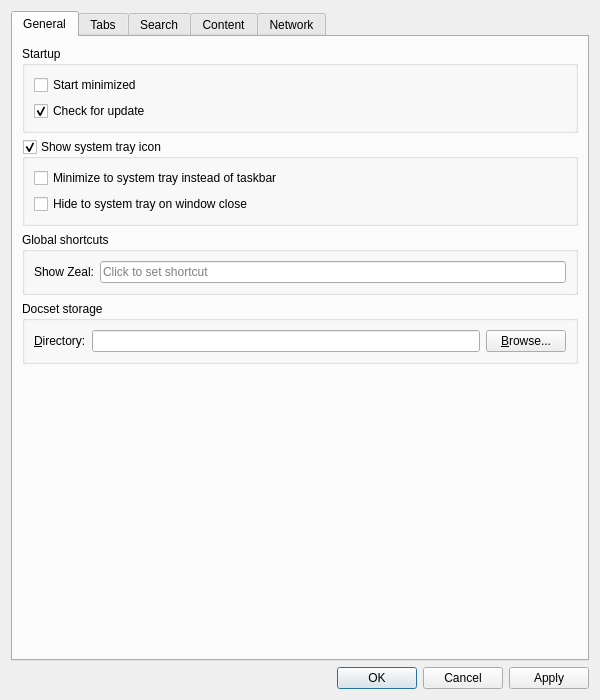
<?xml version="1.0" encoding="UTF-8"?>
<ui version="4.0">
 <class>Zeal::WidgetUi::SettingsDialog</class>
 <widget class="QDialog" name="Zeal::WidgetUi::SettingsDialog">
  <property name="windowModality">
   <enum>Qt::ApplicationModal</enum>
  </property>
  <property name="geometry">
   <rect>
    <x>0</x>
    <y>0</y>
    <width>600</width>
    <height>700</height>
   </rect>
  </property>
  <property name="windowTitle">
   <string>Preferences</string>
  </property>
  <layout class="QVBoxLayout" name="verticalLayout">
   <item>
    <widget class="QTabWidget" name="tabWidget">
     <property name="currentIndex">
      <number>0</number>
     </property>
     <widget class="QWidget" name="generalTab">
      <attribute name="title">
       <string>General</string>
      </attribute>
      <layout class="QVBoxLayout" name="verticalLayout_7">
       <item>
        <widget class="QGroupBox" name="groupBox_3">
         <property name="title">
          <string>Startup</string>
         </property>
         <layout class="QVBoxLayout" name="verticalLayout_9">
          <item>
           <widget class="QCheckBox" name="startMinimizedCheckBox">
            <property name="text">
             <string>Start minimized</string>
            </property>
           </widget>
          </item>
          <item>
           <widget class="QCheckBox" name="checkForUpdateCheckBox">
            <property name="text">
             <string>Check for update</string>
            </property>
            <property name="checked">
             <bool>true</bool>
            </property>
           </widget>
          </item>
         </layout>
        </widget>
       </item>
       <item>
        <widget class="QGroupBox" name="systrayGroupBox">
         <property name="title">
          <string>Show system tray icon</string>
         </property>
         <property name="checkable">
          <bool>true</bool>
         </property>
         <layout class="QVBoxLayout" name="verticalLayout_8">
          <item>
           <widget class="QCheckBox" name="minimizeToSystrayCheckBox">
            <property name="text">
             <string>Minimize to system tray instead of taskbar</string>
            </property>
           </widget>
          </item>
          <item>
           <widget class="QCheckBox" name="hideToSystrayCheckBox">
            <property name="text">
             <string>Hide to system tray on window close</string>
            </property>
           </widget>
          </item>
         </layout>
        </widget>
       </item>
       <item>
        <widget class="QGroupBox" name="globalHotKeyGroupBox">
         <property name="title">
          <string>Global shortcuts</string>
         </property>
         <layout class="QFormLayout" name="formLayout_2">
          <property name="fieldGrowthPolicy">
           <enum>QFormLayout::AllNonFixedFieldsGrow</enum>
          </property>
          <item row="0" column="0">
           <widget class="QLabel" name="label_9">
            <property name="text">
             <string>Show Zeal:</string>
            </property>
           </widget>
          </item>
          <item row="0" column="1">
           <widget class="ShortcutEdit" name="toolButton">
            <property name="placeholderText">
             <string>Click to set shortcut</string>
            </property>
            <property name="clearButtonEnabled">
             <bool>true</bool>
            </property>
           </widget>
          </item>
         </layout>
        </widget>
       </item>
       <item>
        <widget class="QGroupBox" name="groupBox_4">
         <property name="title">
          <string>Docset storage</string>
         </property>
         <layout class="QFormLayout" name="formLayout_3">
          <property name="fieldGrowthPolicy">
           <enum>QFormLayout::AllNonFixedFieldsGrow</enum>
          </property>
          <item row="0" column="0">
           <widget class="QLabel" name="label_5">
            <property name="text">
             <string>&amp;Directory:</string>
            </property>
            <property name="buddy">
             <cstring>docsetStorageEdit</cstring>
            </property>
           </widget>
          </item>
          <item row="0" column="1">
           <layout class="QHBoxLayout" name="horizontalLayout_2">
            <item>
             <widget class="QLineEdit" name="docsetStorageEdit">
              <property name="clearButtonEnabled">
               <bool>true</bool>
              </property>
             </widget>
            </item>
            <item>
             <widget class="QPushButton" name="docsetStorageBrowseButton">
              <property name="text">
               <string>&amp;Browse...</string>
              </property>
             </widget>
            </item>
           </layout>
          </item>
         </layout>
        </widget>
       </item>
       <item>
        <spacer name="verticalSpacer">
         <property name="orientation">
          <enum>Qt::Vertical</enum>
         </property>
         <property name="sizeHint" stdset="0">
          <size>
           <width>20</width>
           <height>40</height>
          </size>
         </property>
        </spacer>
       </item>
      </layout>
     </widget>
     <widget class="QWidget" name="tabsTab">
      <attribute name="title">
       <string>Tabs</string>
      </attribute>
      <layout class="QVBoxLayout" name="verticalLayout_6">
       <item>
        <widget class="QGroupBox" name="groupBox_6">
         <property name="title">
          <string>Behavior</string>
         </property>
         <layout class="QVBoxLayout" name="verticalLayout_12">
          <item>
           <widget class="QCheckBox" name="openNewTabAfterActive">
            <property name="text">
             <string>Open new tab after active</string>
            </property>
           </widget>
          </item>
         </layout>
        </widget>
       </item>
       <item>
        <spacer name="verticalSpacer_5">
         <property name="orientation">
          <enum>Qt::Vertical</enum>
         </property>
         <property name="sizeHint" stdset="0">
          <size>
           <width>20</width>
           <height>40</height>
          </size>
         </property>
        </spacer>
       </item>
      </layout>
     </widget>
     <widget class="QWidget" name="searchTab">
      <attribute name="title">
       <string>Search</string>
      </attribute>
      <layout class="QVBoxLayout" name="verticalLayout_4">
       <item>
        <widget class="QGroupBox" name="groupBox_5">
         <property name="title">
          <string>Local search</string>
         </property>
         <layout class="QVBoxLayout" name="verticalLayout_11">
          <item>
           <widget class="QCheckBox" name="fuzzySearchCheckBox">
            <property name="text">
             <string>Use fuzzy search (experimental)</string>
            </property>
           </widget>
          </item>
         </layout>
        </widget>
       </item>
       <item>
        <spacer name="verticalSpacer_4">
         <property name="orientation">
          <enum>Qt::Vertical</enum>
         </property>
         <property name="sizeHint" stdset="0">
          <size>
           <width>20</width>
           <height>40</height>
          </size>
         </property>
        </spacer>
       </item>
      </layout>
     </widget>
     <widget class="QWidget" name="contentTab">
      <attribute name="title">
       <string>Content</string>
      </attribute>
      <layout class="QVBoxLayout" name="verticalLayout_3">
       <item>
        <widget class="QGroupBox" name="fontsGroupBox">
         <property name="title">
          <string>Fonts</string>
         </property>
         <layout class="QVBoxLayout" name="verticalLayout_14">
          <item>
           <layout class="QHBoxLayout" name="horizontalLayout_3" stretch="4,0">
            <item>
             <layout class="QFormLayout" name="formLayout">
              <property name="sizeConstraint">
               <enum>QLayout::SetMinimumSize</enum>
              </property>
              <item row="0" column="0">
               <widget class="QLabel" name="label">
                <property name="text">
                 <string>De&amp;fault:</string>
                </property>
                <property name="buddy">
                 <cstring>defaultFontComboBox</cstring>
                </property>
               </widget>
              </item>
              <item row="0" column="1">
               <widget class="QComboBox" name="defaultFontComboBox"/>
              </item>
              <item row="1" column="0">
               <widget class="QLabel" name="label_4">
                <property name="text">
                 <string>&amp;Serif:</string>
                </property>
                <property name="buddy">
                 <cstring>serifFontComboBox</cstring>
                </property>
               </widget>
              </item>
              <item row="1" column="1">
               <widget class="QFontComboBox" name="serifFontComboBox">
                <property name="fontFilters">
                 <set>QFontComboBox::ScalableFonts</set>
                </property>
               </widget>
              </item>
              <item row="2" column="0">
               <widget class="QLabel" name="label_6">
                <property name="text">
                 <string>Sa&amp;ns-serif:</string>
                </property>
                <property name="buddy">
                 <cstring>sansSerifFontComboBox</cstring>
                </property>
               </widget>
              </item>
              <item row="2" column="1">
               <widget class="QFontComboBox" name="sansSerifFontComboBox">
                <property name="fontFilters">
                 <set>QFontComboBox::ScalableFonts</set>
                </property>
               </widget>
              </item>
              <item row="3" column="0">
               <widget class="QLabel" name="label_3">
                <property name="text">
                 <string>&amp;Monospace:</string>
                </property>
                <property name="buddy">
                 <cstring>fixedFontComboBox</cstring>
                </property>
               </widget>
              </item>
              <item row="3" column="1">
               <widget class="QFontComboBox" name="fixedFontComboBox">
                <property name="fontFilters">
                 <set>QFontComboBox::MonospacedFonts|QFontComboBox::ScalableFonts</set>
                </property>
               </widget>
              </item>
             </layout>
            </item>
            <item>
             <layout class="QVBoxLayout" name="verticalLayout_16">
              <item>
               <layout class="QFormLayout" name="formLayout_6">
                <item row="0" column="0">
                 <widget class="QLabel" name="label_7">
                  <property name="text">
                   <string>Si&amp;ze:</string>
                  </property>
                  <property name="buddy">
                   <cstring>fontSizeComboBox</cstring>
                  </property>
                 </widget>
                </item>
                <item row="0" column="1">
                 <widget class="QComboBox" name="fontSizeComboBox"/>
                </item>
               </layout>
              </item>
              <item>
               <spacer name="verticalSpacer_6">
                <property name="orientation">
                 <enum>Qt::Vertical</enum>
                </property>
                <property name="sizeHint" stdset="0">
                 <size>
                  <width>20</width>
                  <height>40</height>
                 </size>
                </property>
               </spacer>
              </item>
              <item>
               <layout class="QFormLayout" name="formLayout_4">
                <item row="0" column="0">
                 <widget class="QLabel" name="label_11">
                  <property name="text">
                   <string>Fixed Siz&amp;e:</string>
                  </property>
                  <property name="buddy">
                   <cstring>fixedFontSizeComboBox</cstring>
                  </property>
                 </widget>
                </item>
                <item row="0" column="1">
                 <widget class="QComboBox" name="fixedFontSizeComboBox"/>
                </item>
               </layout>
              </item>
             </layout>
            </item>
           </layout>
          </item>
          <item>
           <layout class="QHBoxLayout" name="horizontalLayout_5">
            <item>
             <spacer name="horizontalSpacer_2">
              <property name="orientation">
               <enum>Qt::Horizontal</enum>
              </property>
              <property name="sizeHint" stdset="0">
               <size>
                <width>40</width>
                <height>20</height>
               </size>
              </property>
             </spacer>
            </item>
            <item>
             <widget class="QLabel" name="label_2">
              <property name="text">
               <string>Minimum f&amp;ont size:</string>
              </property>
              <property name="buddy">
               <cstring>minFontSizeComboBox</cstring>
              </property>
             </widget>
            </item>
            <item>
             <widget class="QComboBox" name="minFontSizeComboBox"/>
            </item>
           </layout>
          </item>
         </layout>
        </widget>
       </item>
       <item>
        <widget class="QGroupBox" name="styleGroupBox">
         <property name="title">
          <string>Style</string>
         </property>
         <layout class="QFormLayout" name="formLayout_5">
          <item row="1" column="0" colspan="2">
           <widget class="QCheckBox" name="darkModeCheckBox">
            <property name="text">
             <string>&amp;Dark mode</string>
            </property>
           </widget>
          </item>
          <item row="2" column="0" colspan="2">
           <widget class="QCheckBox" name="highlightOnNavigateCheckBox">
            <property name="text">
             <string>&amp;Highlight on navigate</string>
            </property>
           </widget>
          </item>
          <item row="3" column="0" colspan="2">
           <layout class="QHBoxLayout" name="horizontalLayout">
            <item>
             <widget class="QLabel" name="customCssFileLabel">
              <property name="text">
               <string>&amp;Custom CSS file:</string>
              </property>
              <property name="buddy">
               <cstring>customCssFileEdit</cstring>
              </property>
             </widget>
            </item>
            <item>
             <widget class="QLineEdit" name="customCssFileEdit">
              <property name="clearButtonEnabled">
               <bool>true</bool>
              </property>
             </widget>
            </item>
            <item>
             <widget class="QPushButton" name="customCssFileBrowseButton">
              <property name="text">
               <string>Bro&amp;wse...</string>
              </property>
             </widget>
            </item>
           </layout>
          </item>
         </layout>
        </widget>
       </item>
       <item>
        <widget class="QGroupBox" name="groupBox_7">
         <property name="title">
          <string>External Link Behavior</string>
         </property>
         <layout class="QVBoxLayout" name="verticalLayout_13">
          <item>
           <widget class="QRadioButton" name="radioExternalLinkAsk">
            <property name="text">
             <string>&amp;Ask every time</string>
            </property>
            <property name="checked">
             <bool>true</bool>
            </property>
           </widget>
          </item>
          <item>
           <widget class="QRadioButton" name="radioExternalLinkOpenDesktop">
            <property name="text">
             <string>Open in desktop &amp;browser</string>
            </property>
           </widget>
          </item>
          <item>
           <widget class="QRadioButton" name="radioExternalLinkOpen">
            <property name="text">
             <string>O&amp;pen in Zeal</string>
            </property>
           </widget>
          </item>
         </layout>
        </widget>
       </item>
       <item>
        <widget class="QGroupBox" name="groupBox_2">
         <property name="title">
          <string>Other</string>
         </property>
         <layout class="QVBoxLayout" name="verticalLayout_5">
          <item>
           <widget class="QCheckBox" name="useSmoothScrollingCheckBox">
            <property name="text">
             <string>Use smoo&amp;th scrolling</string>
            </property>
           </widget>
          </item>
         </layout>
        </widget>
       </item>
       <item>
        <spacer name="verticalSpacer_3">
         <property name="orientation">
          <enum>Qt::Vertical</enum>
         </property>
         <property name="sizeHint" stdset="0">
          <size>
           <width>20</width>
           <height>40</height>
          </size>
         </property>
        </spacer>
       </item>
      </layout>
     </widget>
     <widget class="QWidget" name="networkTab">
      <attribute name="title">
       <string>Network</string>
      </attribute>
      <layout class="QVBoxLayout" name="verticalLayout_2">
       <item>
        <widget class="QGroupBox" name="groupBox">
         <property name="title">
          <string>Proxy Settings</string>
         </property>
         <layout class="QVBoxLayout" name="verticalLayout_10">
          <item>
           <widget class="QRadioButton" name="noProxySettings">
            <property name="text">
             <string>No prox&amp;y</string>
            </property>
            <property name="checked">
             <bool>false</bool>
            </property>
           </widget>
          </item>
          <item>
           <widget class="QRadioButton" name="systemProxySettings">
            <property name="enabled">
             <bool>true</bool>
            </property>
            <property name="text">
             <string>&amp;Use system proxy settings</string>
            </property>
            <property name="checked">
             <bool>true</bool>
            </property>
           </widget>
          </item>
          <item>
           <widget class="QRadioButton" name="manualProxySettings">
            <property name="text">
             <string>&amp;Manual proxy configuration</string>
            </property>
           </widget>
          </item>
          <item>
           <widget class="QWidget" name="manualProxySettingsGroup" native="true">
            <property name="enabled">
             <bool>false</bool>
            </property>
            <layout class="QFormLayout" name="manualProxyConfigurationLayout">
             <item row="0" column="0">
              <widget class="QLabel" name="proxyHostLabel">
               <property name="text">
                <string>Pro&amp;xy host:</string>
               </property>
               <property name="buddy">
                <cstring>proxyHostEdit</cstring>
               </property>
              </widget>
             </item>
             <item row="1" column="0">
              <widget class="QLabel" name="proxyTypeLabel">
               <property name="text">
                <string>Type:</string>
               </property>
              </widget>
             </item>
             <item row="1" column="1">
              <layout class="QHBoxLayout" name="proxyTypeLayout">
               <item>
                <widget class="QRadioButton" name="proxyTypeHttpRadioButton">
                 <property name="text">
                  <string>&amp;HTTP</string>
                 </property>
                 <property name="checked">
                  <bool>true</bool>
                 </property>
                 <attribute name="buttonGroup">
                  <string notr="true">proxyTypeButtonGroup</string>
                 </attribute>
                </widget>
               </item>
               <item>
                <widget class="QRadioButton" name="proxyTypeSocks5RadioButton">
                 <property name="text">
                  <string>&amp;SOCKS5</string>
                 </property>
                 <attribute name="buttonGroup">
                  <string notr="true">proxyTypeButtonGroup</string>
                 </attribute>
                </widget>
               </item>
               <item>
                <spacer name="horizontalSpacer">
                 <property name="orientation">
                  <enum>Qt::Horizontal</enum>
                 </property>
                 <property name="sizeHint" stdset="0">
                  <size>
                   <width>40</width>
                   <height>20</height>
                  </size>
                 </property>
                </spacer>
               </item>
              </layout>
             </item>
             <item row="0" column="1">
              <layout class="QHBoxLayout" name="proxyHostPortLayout">
               <item>
                <widget class="QLineEdit" name="proxyHostEdit"/>
               </item>
               <item>
                <widget class="QLabel" name="proxyPortLabel">
                 <property name="text">
                  <string>&amp;Port:</string>
                 </property>
                 <property name="buddy">
                  <cstring>proxyPortEdit</cstring>
                 </property>
                </widget>
               </item>
               <item>
                <widget class="QSpinBox" name="proxyPortEdit">
                 <property name="maximum">
                  <number>65535</number>
                 </property>
                </widget>
               </item>
              </layout>
             </item>
             <item row="2" column="0" colspan="2">
              <widget class="QCheckBox" name="proxyRequiresAuthCheckBox">
               <property name="text">
                <string>&amp;Authentication required</string>
               </property>
              </widget>
             </item>
             <item row="3" column="0">
              <widget class="QLabel" name="proxyUsernameLabel">
               <property name="enabled">
                <bool>false</bool>
               </property>
               <property name="text">
                <string>User&amp;name:</string>
               </property>
               <property name="buddy">
                <cstring>proxyUsernameEdit</cstring>
               </property>
              </widget>
             </item>
             <item row="4" column="0">
              <widget class="QLabel" name="proxyPasswordLabel">
               <property name="enabled">
                <bool>false</bool>
               </property>
               <property name="text">
                <string>Pass&amp;word:</string>
               </property>
               <property name="buddy">
                <cstring>proxyPasswordEdit</cstring>
               </property>
              </widget>
             </item>
             <item row="3" column="1">
              <widget class="QLineEdit" name="proxyUsernameEdit">
               <property name="enabled">
                <bool>false</bool>
               </property>
              </widget>
             </item>
             <item row="4" column="1">
              <widget class="QLineEdit" name="proxyPasswordEdit">
               <property name="enabled">
                <bool>false</bool>
               </property>
               <property name="echoMode">
                <enum>QLineEdit::Password</enum>
               </property>
              </widget>
             </item>
            </layout>
           </widget>
          </item>
         </layout>
        </widget>
       </item>
       <item>
        <spacer name="verticalSpacer_2">
         <property name="orientation">
          <enum>Qt::Vertical</enum>
         </property>
         <property name="sizeHint" stdset="0">
          <size>
           <width>20</width>
           <height>40</height>
          </size>
         </property>
        </spacer>
       </item>
      </layout>
     </widget>
    </widget>
   </item>
   <item>
    <widget class="QDialogButtonBox" name="buttonBox">
     <property name="styleSheet">
      <string notr="true"/>
     </property>
     <property name="standardButtons">
      <set>QDialogButtonBox::Apply|QDialogButtonBox::Cancel|QDialogButtonBox::Ok</set>
     </property>
    </widget>
   </item>
  </layout>
 </widget>
 <customwidgets>
  <customwidget>
   <class>ShortcutEdit</class>
   <extends>QLineEdit</extends>
   <header>ui/widgets/shortcutedit.h</header>
  </customwidget>
 </customwidgets>
 <resources/>
 <connections>
  <connection>
   <sender>buttonBox</sender>
   <signal>accepted()</signal>
   <receiver>Zeal::WidgetUi::SettingsDialog</receiver>
   <slot>accept()</slot>
   <hints>
    <hint type="sourcelabel">
     <x>248</x>
     <y>254</y>
    </hint>
    <hint type="destinationlabel">
     <x>157</x>
     <y>274</y>
    </hint>
   </hints>
  </connection>
  <connection>
   <sender>buttonBox</sender>
   <signal>rejected()</signal>
   <receiver>Zeal::WidgetUi::SettingsDialog</receiver>
   <slot>reject()</slot>
   <hints>
    <hint type="sourcelabel">
     <x>316</x>
     <y>260</y>
    </hint>
    <hint type="destinationlabel">
     <x>286</x>
     <y>274</y>
    </hint>
   </hints>
  </connection>
  <connection>
   <sender>customCssFileBrowseButton</sender>
   <signal>clicked()</signal>
   <receiver>Zeal::WidgetUi::SettingsDialog</receiver>
   <slot>chooseCustomCssFile()</slot>
   <hints>
    <hint type="sourcelabel">
     <x>526</x>
     <y>232</y>
    </hint>
    <hint type="destinationlabel">
     <x>299</x>
     <y>249</y>
    </hint>
   </hints>
  </connection>
  <connection>
   <sender>docsetStorageBrowseButton</sender>
   <signal>clicked()</signal>
   <receiver>Zeal::WidgetUi::SettingsDialog</receiver>
   <slot>chooseDocsetStoragePath()</slot>
   <hints>
    <hint type="sourcelabel">
     <x>526</x>
     <y>371</y>
    </hint>
    <hint type="destinationlabel">
     <x>299</x>
     <y>249</y>
    </hint>
   </hints>
  </connection>
  <connection>
   <sender>manualProxySettings</sender>
   <signal>toggled(bool)</signal>
   <receiver>manualProxySettingsGroup</receiver>
   <slot>setEnabled(bool)</slot>
   <hints>
    <hint type="sourcelabel">
     <x>299</x>
     <y>131</y>
    </hint>
    <hint type="destinationlabel">
     <x>299</x>
     <y>222</y>
    </hint>
   </hints>
  </connection>
  <connection>
   <sender>proxyRequiresAuthCheckBox</sender>
   <signal>toggled(bool)</signal>
   <receiver>proxyUsernameLabel</receiver>
   <slot>setEnabled(bool)</slot>
   <hints>
    <hint type="sourcelabel">
     <x>299</x>
     <y>224</y>
    </hint>
    <hint type="destinationlabel">
     <x>66</x>
     <y>250</y>
    </hint>
   </hints>
  </connection>
  <connection>
   <sender>proxyRequiresAuthCheckBox</sender>
   <signal>toggled(bool)</signal>
   <receiver>proxyUsernameEdit</receiver>
   <slot>setEnabled(bool)</slot>
   <hints>
    <hint type="sourcelabel">
     <x>299</x>
     <y>224</y>
    </hint>
    <hint type="destinationlabel">
     <x>330</x>
     <y>250</y>
    </hint>
   </hints>
  </connection>
  <connection>
   <sender>proxyRequiresAuthCheckBox</sender>
   <signal>toggled(bool)</signal>
   <receiver>proxyPasswordLabel</receiver>
   <slot>setEnabled(bool)</slot>
   <hints>
    <hint type="sourcelabel">
     <x>299</x>
     <y>224</y>
    </hint>
    <hint type="destinationlabel">
     <x>65</x>
     <y>278</y>
    </hint>
   </hints>
  </connection>
  <connection>
   <sender>proxyRequiresAuthCheckBox</sender>
   <signal>toggled(bool)</signal>
   <receiver>proxyPasswordEdit</receiver>
   <slot>setEnabled(bool)</slot>
   <hints>
    <hint type="sourcelabel">
     <x>299</x>
     <y>224</y>
    </hint>
    <hint type="destinationlabel">
     <x>330</x>
     <y>278</y>
    </hint>
   </hints>
  </connection>
 </connections>
 <buttongroups>
  <buttongroup name="proxyTypeButtonGroup"/>
 </buttongroups>
</ui>
